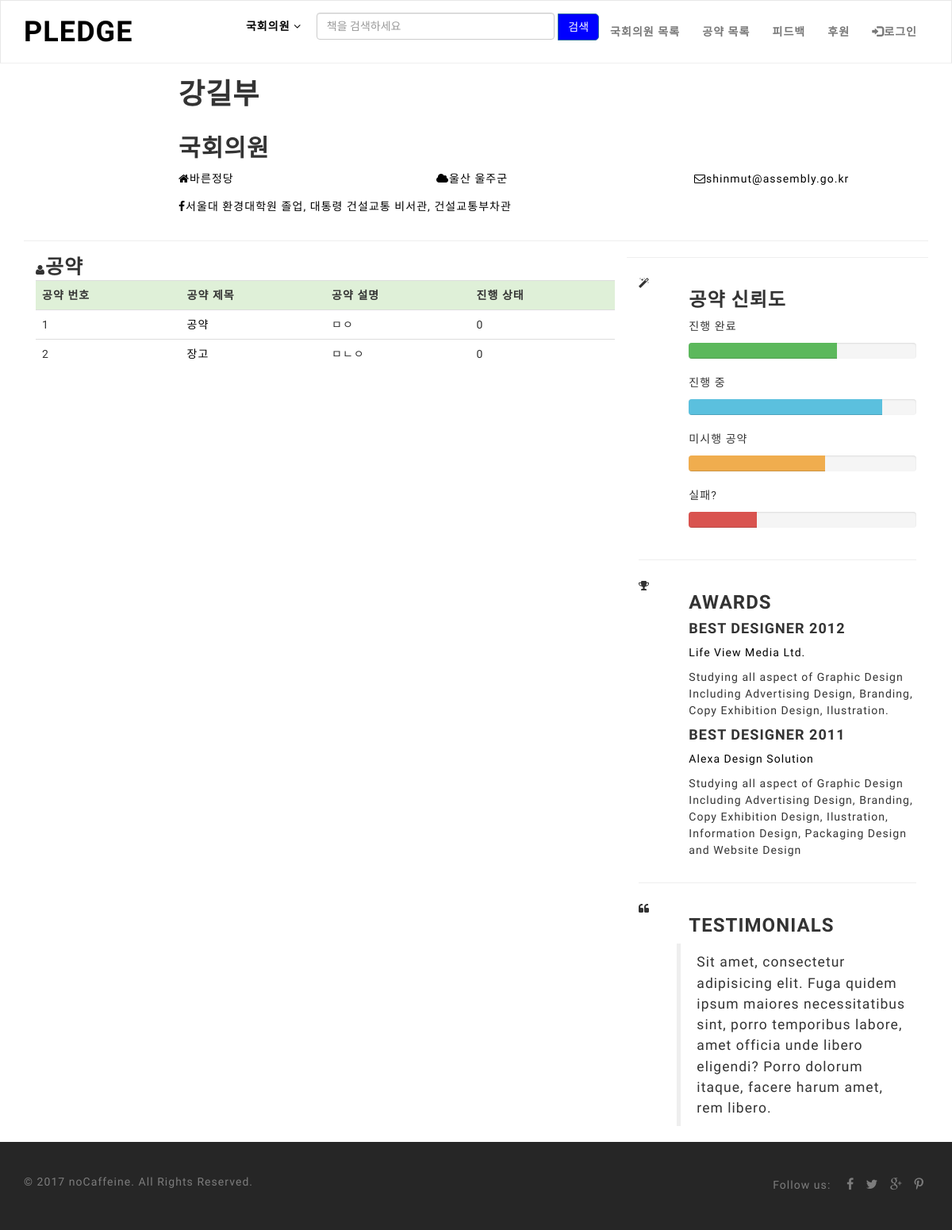
The page /congressman/300/ on the database its author committed.
### pledge/models.py (models this page shows, shortened)
class CongressMan(models.Model):
    name = models.CharField(max_length=32) #국회의원 이름
    profile_image_path = models.CharField(max_length=512, null=True, blank=True) # 프로필 사진 저장 경로
    description = models.TextField(max_length=512, null=True, blank=True) # 추가 정보
    party = models.CharField(max_length=32, null=True, blank=True) # 정당
    constituency = models.CharField(max_length=32, null=True, blank=True) # 선거구
    email = models.CharField(max_length=64, null=True, blank=True) # 이메일 주소
    updated_at = models.DateTimeField(auto_now=True, null=True, blank=True) # 업데이트 날짜
    class Meta():
        ordering =['id']
    def __str__(self):
        return self.name

class Pledge(models.Model):
    congressman = models.ForeignKey(CongressMan) # 국회의원 모델과 1toN 관계 설정
    title = models.CharField(max_length=32) # 공약 이름
    status = models.IntegerField(default=0) # 공약 상태
    like_dislike = models.ManyToManyField(settings.AUTH_USER_MODEL, through='LikeOrDislike') # 좋아요/싫어요 모델 LikeOrDisLike 모델을 통해 User와 N:M 관계 설정
    description = models.TextField(max_length=1024) # 공약에 대한 추가 설명
    created_at = models.DateTimeField(auto_now_add=True) # 공약 날짜

### pledge/views.py (the view)
# urls.py: url(r'^congressman/(?P<cm_pk>\d+)/$', views.congressman_detail, name='congressman_detail'),
def congressman_detail(request, cm_pk):
    congressman = get_object_or_404(CongressMan, pk=cm_pk)
    context = {}
    context['congressman'] = congressman
    return render(request, 'pledge/congressman_detail.html', context)

### pledge/templates/pledge/congressman_detail.html (shortened to what this page needs)
{% extends "pledge/layout.html" %}
{% block content %}
         <div class="container">
        <div id="header" class="row">
            {% load staticfiles %}
            <div class="col-sm-2">
            </div>
            <div class="col-sm-10">
                <div class="cv-title">
                    <div class="row">
                        <div class="col-sm-7">
                            <h1>{{ congressman }}</h1>
                        </div>
                    </div>
                    <h2>국회의원</h2>
                </div>
                <div class="row">
                    <div class="col-sm-4">
                        <ul class="list-unstyled">
                            <li><a href=""><span class="social fa fa-home"></span>{{congressman.party}}</a>
                            </li>
                        </ul>
                    </div>
                    <div class="col-sm-4">
                        <ul class="list-unstyled">
                            <li><a href=""><span class="social fa fa-cloud"></span>{{congressman.constituency}}</a>
                            </li>
                        </ul>
                    </div>
                    <div class="col-sm-4">
                        <ul class="list-unstyled">
                            <li><a href="mailto:support@evenfly.com"><span class="social fa fa-envelope-o"></span>{{congressman.email}}</a>
                        </ul>
                    </div>
                    <div class="col-sm-12">
                    <ul class="list-unstyled">
                    <li><a href=""><span class="social fa fa-facebook"></span>{{congressman.description}}</a></li>
                    </ul>
                    </div>
                </div>
            </div>
        </div>
        <hr class="firsthr">
        <div class="col-md-8 mainleft">
            <div id="statement">
            <span class="secicon fa fa-user"><strong style="font-size: 25px;">공약</strong></span>
                <table class="table-responsive">
                    <table class="table">
                        <tr class="success">
                            <td ><strong>공약 번호</strong></td>
                            <td><strong>공약 제목</strong></td>
                            <td><strong>공약 설명</strong></td>
                            <td><strong>진행 상태</strong></td>
                        </tr>
                        {% for pledge in congressman.pledge_set.all %}
                        <tr>
                            <td>{{pledge.pk}}</td>
                            <td><a href="{% url 'pledge:pledge_detail' pledge.id %}">{{ pledge.title }}</a></td>
                            <td>{{pledge.description|truncatechars:10}}</td>
                            <td>
                            {{pledge.status}}</td>
                        </tr>
                    {% endfor%}
                        </table>
                        </table>
                        </div>
            </div>
            <hr>
        <div class="col-md-4 mainright">
            <div class="row">
                <div class="col-sm-1 col-md-2 mobmid">
                    <span class="secicon fa fa-magic"></span>
                </div>
                <div class="col-sm-11 col-md-10">
                    <h3 class="mobmid">공약 신뢰도 </h3>
                    <p>진행 완료</p>
                    <div class="progress">
                        <div class="progress-bar progress-bar-success" role="progressbar" aria-valuenow="65" aria-valuemin="0" aria-valuemax="100" style="width: 65%">
                        </div>
                    </div>
                    <p>진행 중</p>
                    <div class="progress">
                        <div class="progress-bar progress-bar-info" role="progressbar" aria-valuenow="85" aria-valuemin="0" aria-valuemax="100" style="width: 85%">
                        </div>
                    </div>
                    <p>미시행 공약</p>
                    <div class="progress">
                        <div class="progress-bar progress-bar-warning" role="progressbar" aria-valuenow="60" aria-valuemin="0" aria-valuemax="100" style="width: 60%">
                        </div>
                    </div>
                    <p>실패?</p>
                    <div class="progress">
                        <div class="progress-bar progress-bar-danger" role="progressbar" aria-valuenow="30" aria-valuemin="0" aria-valuemax="100" style="width: 30%">
                        </div>
                    </div>
                </div>
            </div>
            <hr>
            <div class="row mobmid">
                <div class="col-sm-1 col-md-2">
                    <span class="secicon fa fa-trophy"></span>
                </div>
                <div class="col-sm-11 col-md-10 ">
                    <h3>Awards</h3>
                    <div class="award">
                        <h4>Best Designer 2012</h4>
                        <p class="sub"><a href="">Life View Media Ltd.</a></p>
                        <p>Studying all aspect of Graphic Design Including Advertising Design, Branding, Copy Exhibition Design, Ilustration.</p>
                    </div>
                    <div class="award">
                        <h4>Best Designer 2011</h4>
                        <p class="sub"><a href="">Alexa Design Solution</a></p>
                        <p>Studying all aspect of Graphic Design Including Advertising Design, Branding, Copy Exhibition Design, Ilustration, Information Design, Packaging Design and Website Design</p>
                    </div>
                </div>
            </div>
            <hr>
            <div class="row ">
                <div class="col-sm-1 col-md-2 mobmid">
                    <span class="secicon fa fa-quote-left"></span>
                </div>
                <div class="col-sm-11 col-md-10 testimonials">
                    <h3 class="mobmid">Testimonials </h3>
                    <div class="row">
                        <blockquote>
                            <p>Sit amet, consectetur adipisicing elit. Fuga quidem ipsum maiores necessitatibus sint, porro temporibus labore, amet officia unde libero eligendi? Porro dolorum itaque, facere harum amet, rem libero.</p>
                        </blockquote>
                    </div>
                </div>
            </div>
        </div>
    </div>
{% endblock %}

### pledge/static/pledge/css/style.css (style rules this page uses)
html, body { height: 100%; }
body { font-family: "Raleway", Helvetica, Arial, sans-serif; font-size: 14px; font-weight: 200; line-height: 1.7857; letter-spacing: 0.075em; color: #333333; background-color: #fff; }
a { color: #000; -webkit-transition: all 0.2s ease-in-out; -moz-transition: all 0.2s ease-in-out; -ms-transition: all 0.2s ease-in-out; -o-transition: all 0.2s ease-in-out; transition: all 0.2s ease-in-out; }
a, a:hover, a:active, a:focus, button:focus { outline: 0; border: 0; text-decoration: none; }
p { line-height: 1.5; }
h1, h2, h3, h4, h5, h6 { font-family: 'Raleway', sans-serif; font-weight: 700; text-transform: uppercase; }

### rows shown on the page
CongressMan: name "강길부", party "바른정당", constituency "울산 울주군", email "shinmut@assembly.go.kr", description "서울대 환경대학원 졸업, 대통령 건설교통 비서관, 건설교통부차관"
Pledge: pk "1", title "공약", description "ㅁㅇ", status "0"
Pledge: pk "2", title "장고", description "ㅁㄴㅇ", status "0"
